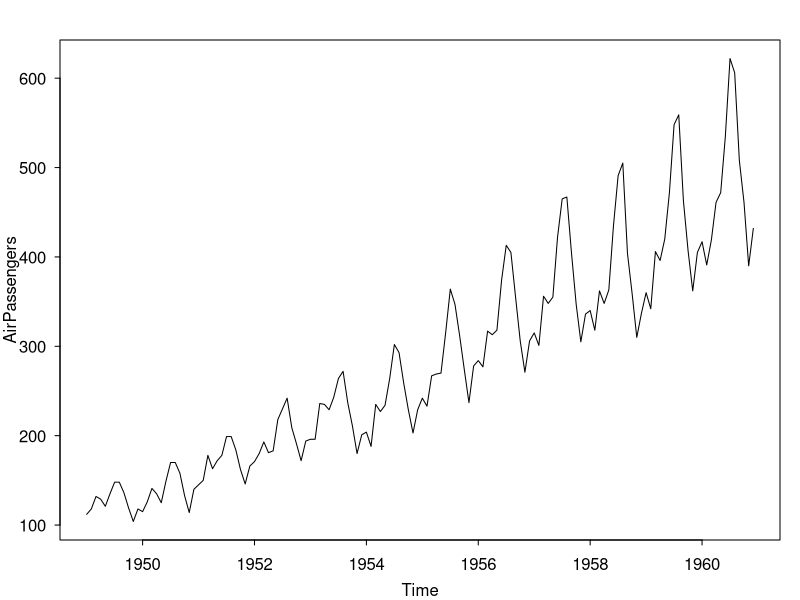

Source code (R):
## ---- chunk 1
knitr::opts_chunk$set(dev = 'pdf', fig.height = 5)
par(mar=c(3,3,2,1), mgp=c(2,.7,0), tck=-.01,las=1)
library(tidyverse)
## ---- chunk 2
data(AirPassengers)
plot(AirPassengers)
